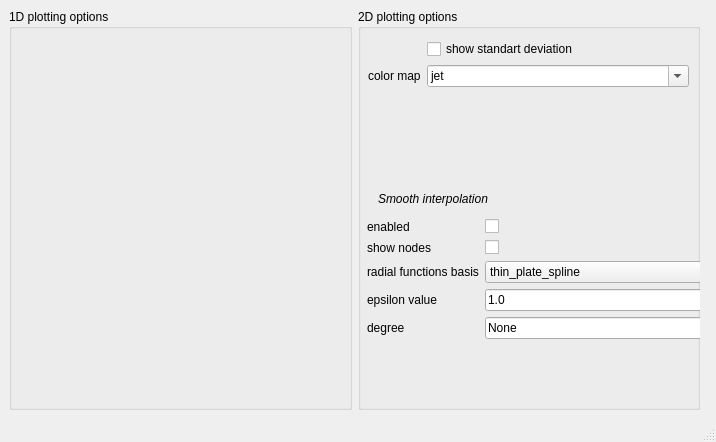
<?xml version="1.0" encoding="UTF-8"?>
<ui version="4.0">
 <class>plottingOptionsWindow</class>
 <widget class="QMainWindow" name="plottingOptionsWindow">
  <property name="geometry">
   <rect>
    <x>0</x>
    <y>0</y>
    <width>716</width>
    <height>442</height>
   </rect>
  </property>
  <property name="windowTitle">
   <string>MainWindow</string>
  </property>
  <widget class="QWidget" name="centralwidget">
   <widget class="QWidget" name="horizontalLayoutWidget">
    <property name="geometry">
     <rect>
      <x>9</x>
      <y>9</y>
      <width>691</width>
      <height>401</height>
     </rect>
    </property>
    <layout class="QHBoxLayout" name="horizontalLayout">
     <item>
      <widget class="QGroupBox" name="options2DgroupBox">
       <property name="title">
        <string>1D plotting options</string>
       </property>
      </widget>
     </item>
     <item>
      <widget class="QGroupBox" name="option1DgroupBox">
       <property name="title">
        <string>2D plotting options</string>
       </property>
       <widget class="QWidget" name="formLayoutWidget_2">
        <property name="geometry">
         <rect>
          <x>10</x>
          <y>30</y>
          <width>321</width>
          <height>81</height>
         </rect>
        </property>
        <layout class="QFormLayout" name="formLayout_2">
         <item row="0" column="1">
          <widget class="QCheckBox" name="showStdDevCheckBox">
           <property name="text">
            <string>show standart deviation</string>
           </property>
          </widget>
         </item>
         <item row="1" column="0">
          <widget class="QLabel" name="label">
           <property name="text">
            <string>color map</string>
           </property>
          </widget>
         </item>
         <item row="1" column="1">
          <widget class="QComboBox" name="cmapComboBox">
           <property name="editable">
            <bool>true</bool>
           </property>
           <item>
            <property name="text">
             <string>jet</string>
            </property>
           </item>
           <item>
            <property name="text">
             <string>mako</string>
            </property>
           </item>
           <item>
            <property name="text">
             <string>viridis</string>
            </property>
           </item>
           <item>
            <property name="text">
             <string>plasma</string>
            </property>
           </item>
           <item>
            <property name="text">
             <string>inferno</string>
            </property>
           </item>
           <item>
            <property name="text">
             <string>magma</string>
            </property>
           </item>
           <item>
            <property name="text">
             <string>crest</string>
            </property>
           </item>
           <item>
            <property name="text">
             <string>flare</string>
            </property>
           </item>
           <item>
            <property name="text">
             <string>cividis</string>
            </property>
           </item>
           <item>
            <property name="text">
             <string>Spectral</string>
            </property>
           </item>
           <item>
            <property name="text">
             <string>Spectral_r</string>
            </property>
           </item>
           <item>
            <property name="text">
             <string>coolwarm</string>
            </property>
           </item>
           <item>
            <property name="text">
             <string>bwr</string>
            </property>
           </item>
           <item>
            <property name="text">
             <string>seismic</string>
            </property>
           </item>
           <item>
            <property name="text">
             <string>cubehelix</string>
            </property>
           </item>
           <item>
            <property name="text">
             <string>rocket</string>
            </property>
           </item>
           <item>
            <property name="text">
             <string>rocket_r</string>
            </property>
           </item>
           <item>
            <property name="text">
             <string>Greys</string>
            </property>
           </item>
           <item>
            <property name="text">
             <string>Purples</string>
            </property>
           </item>
           <item>
            <property name="text">
             <string>Blues</string>
            </property>
           </item>
           <item>
            <property name="text">
             <string>Greens</string>
            </property>
           </item>
           <item>
            <property name="text">
             <string>Oranges</string>
            </property>
           </item>
           <item>
            <property name="text">
             <string>Reds</string>
            </property>
           </item>
           <item>
            <property name="text">
             <string>YlOrBr</string>
            </property>
           </item>
           <item>
            <property name="text">
             <string>YlOrRd</string>
            </property>
           </item>
           <item>
            <property name="text">
             <string>OrRd</string>
            </property>
           </item>
           <item>
            <property name="text">
             <string>PuRd</string>
            </property>
           </item>
           <item>
            <property name="text">
             <string>RdPu</string>
            </property>
           </item>
           <item>
            <property name="text">
             <string>BuPu</string>
            </property>
           </item>
           <item>
            <property name="text">
             <string>GnBu</string>
            </property>
           </item>
           <item>
            <property name="text">
             <string>PuBu</string>
            </property>
           </item>
           <item>
            <property name="text">
             <string>YlGnBu</string>
            </property>
           </item>
           <item>
            <property name="text">
             <string>PuBuGn</string>
            </property>
           </item>
           <item>
            <property name="text">
             <string>BuGn</string>
            </property>
           </item>
           <item>
            <property name="text">
             <string>YlGn</string>
            </property>
           </item>
           <item>
            <property name="text">
             <string>PiYG</string>
            </property>
           </item>
           <item>
            <property name="text">
             <string>PRGn</string>
            </property>
           </item>
           <item>
            <property name="text">
             <string>BrBG</string>
            </property>
           </item>
           <item>
            <property name="text">
             <string>PuOr</string>
            </property>
           </item>
           <item>
            <property name="text">
             <string>RdGy</string>
            </property>
           </item>
           <item>
            <property name="text">
             <string>RdBu</string>
            </property>
           </item>
           <item>
            <property name="text">
             <string>RdYlBu</string>
            </property>
           </item>
           <item>
            <property name="text">
             <string>RdYlGn</string>
            </property>
           </item>
          </widget>
         </item>
        </layout>
       </widget>
       <widget class="QWidget" name="formLayoutWidget_3">
        <property name="geometry">
         <rect>
          <x>9</x>
          <y>210</y>
          <width>356</width>
          <height>141</height>
         </rect>
        </property>
        <layout class="QFormLayout" name="formLayout_3">
         <item row="0" column="0">
          <widget class="QLabel" name="interpolationEnabledLabel">
           <property name="text">
            <string>enabled</string>
           </property>
          </widget>
         </item>
         <item row="0" column="1">
          <widget class="QCheckBox" name="interpolationEnabledCheckBox"/>
         </item>
         <item row="1" column="0">
          <widget class="QLabel" name="showNodesLabel">
           <property name="text">
            <string>show nodes</string>
           </property>
          </widget>
         </item>
         <item row="1" column="1">
          <widget class="QCheckBox" name="showNodesCheckBox"/>
         </item>
         <item row="2" column="0">
          <widget class="QLabel" name="radialFunctionsBasisLabel">
           <property name="text">
            <string>radial functions basis</string>
           </property>
          </widget>
         </item>
         <item row="2" column="1">
          <widget class="QComboBox" name="radialFunctionsBasisComboBox">
           <item>
            <property name="text">
             <string>thin_plate_spline</string>
            </property>
           </item>
           <item>
            <property name="text">
             <string>linear</string>
            </property>
           </item>
           <item>
            <property name="text">
             <string>cubic</string>
            </property>
           </item>
           <item>
            <property name="text">
             <string>quintic</string>
            </property>
           </item>
           <item>
            <property name="text">
             <string>multiquadric</string>
            </property>
           </item>
           <item>
            <property name="text">
             <string>inverse_multiquadric</string>
            </property>
           </item>
           <item>
            <property name="text">
             <string>inverse_quadratic</string>
            </property>
           </item>
           <item>
            <property name="text">
             <string>gaussian</string>
            </property>
           </item>
          </widget>
         </item>
         <item row="3" column="0">
          <widget class="QLabel" name="epsilonValueLabel">
           <property name="text">
            <string>epsilon value</string>
           </property>
          </widget>
         </item>
         <item row="3" column="1">
          <widget class="QLineEdit" name="epsilonValueLineEdit">
           <property name="text">
            <string>1.0</string>
           </property>
          </widget>
         </item>
         <item row="4" column="0">
          <widget class="QLabel" name="degreeLabel">
           <property name="text">
            <string>degree</string>
           </property>
          </widget>
         </item>
         <item row="4" column="1">
          <widget class="QLineEdit" name="degreeLineEdit">
           <property name="text">
            <string>None</string>
           </property>
          </widget>
         </item>
        </layout>
       </widget>
       <widget class="QLabel" name="label_2">
        <property name="geometry">
         <rect>
          <x>20</x>
          <y>180</y>
          <width>171</width>
          <height>20</height>
         </rect>
        </property>
        <property name="font">
         <font>
          <italic>true</italic>
         </font>
        </property>
        <property name="text">
         <string>Smooth interpolation</string>
        </property>
       </widget>
      </widget>
     </item>
    </layout>
   </widget>
  </widget>
  <widget class="QStatusBar" name="statusbar"/>
 </widget>
 <resources/>
 <connections/>
</ui>
